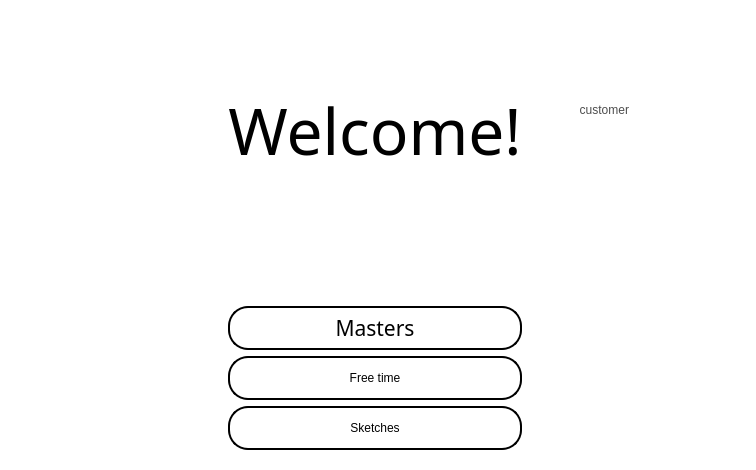
<?xml version="1.0" encoding="UTF-8"?>
<ui version="4.0">
 <class>HomeCustomer</class>
 <widget class="QWidget" name="HomeCustomer">
  <property name="geometry">
   <rect>
    <x>0</x>
    <y>0</y>
    <width>756</width>
    <height>470</height>
   </rect>
  </property>
  <property name="windowTitle">
   <string>Form</string>
  </property>
  <property name="styleSheet">
   <string notr="true">QTableView {
	font: 9pt &quot;Century Gothic&quot;;
    border: 3px solid black;
    border-radius: 10px;
    background-color: #f0f0f0;  /* Фон заокругленого віджета */
    selection-background-color: #a6a6a6;  /* Колір виділення */
}
/* Імена стовбців */
QHeaderView::section {
    background-color: #404040;  /* Колір фону */
    color: white;  /* Колір тексту */
    padding: 4px;
    border: 1px solid #303030;  /* Границі */
}

/* Номерація рядків */
QTableView QTableCornerButton::section {
    background-color: #404040;  /* Колір фону */
    color: white;  /* Колір тексту */
    border: 1px solid #303030;  /* Границі */
}


QTableView::item:hover {
    border: 2px solid #505050;  /* Колір границі при наведенні */
}

QTableView::item:selected {
    border: 2px solid #303030;  /* Колір границі при виділенні */
}QWidget
{
	background-color: rgb(255, 255, 255);
	color: rgb(0, 0, 0);
}
QPushButton
{
	font: 16pt &quot;Candara&quot;;
	background-color: rgb(255, 255, 255);
	color: rgb(0, 0, 0);
  border: 2px solid  rgb(0, 0, 0);
border-radius: 20px;
width: 50px;
  height: 40px;
}
QPushButton:hover {
               border: 4px solid  rgb(0, 0, 0);
border-radius: 20px;
            }
QPushButton:pressed {
 border: 2px solid  rgb(0, 0, 0);
border-radius: 20px;
            }</string>
  </property>
  <layout class="QGridLayout" name="gridLayout_2">
   <item row="0" column="0">
    <widget class="QStackedWidget" name="homeCusStckW">
     <property name="currentIndex">
      <number>0</number>
     </property>
     <widget class="QWidget" name="welcomePage">
      <layout class="QGridLayout" name="gridLayout">
       <item row="3" column="0">
        <spacer name="horizontalSpacer">
         <property name="orientation">
          <enum>Qt::Horizontal</enum>
         </property>
         <property name="sizeHint" stdset="0">
          <size>
           <width>40</width>
           <height>20</height>
          </size>
         </property>
        </spacer>
       </item>
       <item row="1" column="1">
        <widget class="QLabel" name="welcoeLb">
         <property name="font">
          <font>
           <family>Candara Light</family>
           <pointsize>48</pointsize>
          </font>
         </property>
         <property name="text">
          <string>Welcome!</string>
         </property>
         <property name="alignment">
          <set>Qt::AlignCenter</set>
         </property>
        </widget>
       </item>
       <item row="2" column="1" rowspan="2">
        <widget class="QLabel" name="pictureLb">
         <property name="text">
          <string/>
         </property>
         <property name="pixmap">
          <pixmap resource="picture.qrc">:/photo/moons.jpg</pixmap>
         </property>
         <property name="alignment">
          <set>Qt::AlignCenter</set>
         </property>
        </widget>
       </item>
       <item row="6" column="1">
        <widget class="QPushButton" name="sketchPb">
         <property name="text">
          <string>Sketches</string>
         </property>
        </widget>
       </item>
       <item row="5" column="1">
        <widget class="QPushButton" name="freePb">
         <property name="text">
          <string>Free time</string>
         </property>
         <property name="icon">
          <iconset resource="picture.qrc">
           <normaloff>:/photo/free.png</normaloff>:/photo/free.png</iconset>
         </property>
         <property name="iconSize">
          <size>
           <width>35</width>
           <height>35</height>
          </size>
         </property>
        </widget>
       </item>
       <item row="3" column="2">
        <spacer name="horizontalSpacer_2">
         <property name="orientation">
          <enum>Qt::Horizontal</enum>
         </property>
         <property name="sizeHint" stdset="0">
          <size>
           <width>40</width>
           <height>20</height>
          </size>
         </property>
        </spacer>
       </item>
       <item row="4" column="1">
        <widget class="QPushButton" name="mastersPb">
         <property name="font">
          <font>
           <family>Candara</family>
           <pointsize>16</pointsize>
           <italic>false</italic>
           <bold>false</bold>
          </font>
         </property>
         <property name="layoutDirection">
          <enum>Qt::LeftToRight</enum>
         </property>
         <property name="styleSheet">
          <string notr="true">QPushButton
{
	background-color: rgb(255, 255, 255);
	color: rgb(0, 0, 0);
  border: 2px solid  rgb(0, 0, 0);
border-radius: 20px;
width: 50px;
  height: 40px;
}
QPushButton:hover {
               border: 4px solid  rgb(0, 0, 0);
border-radius: 20px;
            }
QPushButton:pressed {
 border: 2px solid  rgb(0, 0, 0);
border-radius: 20px;
            }</string>
         </property>
         <property name="text">
          <string>Masters</string>
         </property>
         <property name="icon">
          <iconset resource="picture.qrc">
           <normaloff>:/photo/masters.jpg</normaloff>:/photo/masters.jpg</iconset>
         </property>
         <property name="iconSize">
          <size>
           <width>35</width>
           <height>35</height>
          </size>
         </property>
        </widget>
       </item>
       <item row="0" column="2" rowspan="2">
        <widget class="QStackedWidget" name="avatarStckW">
         <property name="currentIndex">
          <number>0</number>
         </property>
         <widget class="QWidget" name="avatar">
          <layout class="QGridLayout" name="gridLayout_7">
           <item row="0" column="0">
            <widget class="QLabel" name="usernameLb">
             <property name="styleSheet">
              <string notr="true">QLabel{font: 11pt &quot;Candara&quot;;}</string>
             </property>
             <property name="text">
              <string/>
             </property>
             <property name="alignment">
              <set>Qt::AlignRight|Qt::AlignTrailing|Qt::AlignVCenter</set>
             </property>
            </widget>
           </item>
           <item row="2" column="0" colspan="2">
            <widget class="QPushButton" name="changePb">
             <property name="styleSheet">
              <string notr="true">QPushButton
{font: 10pt &quot;Candara&quot;;

	background-color: rgb(255, 255, 255);
	color: rgb(255, 255, 255);
border: 2px solid  rgb(255, 255, 255);
width: 40px;
  height: 20px;
}
QPushButton:hover {
background-color: rgb(255, 255, 255);
               color: rgb(0, 0, 0);
            }
QPushButton:pressed {
background-color: rgb(255, 255, 255);
	color: rgb(111, 111, 111);
            }</string>
             </property>
             <property name="text">
              <string>change</string>
             </property>
            </widget>
           </item>
           <item row="0" column="1" rowspan="2">
            <widget class="QLabel" name="activeAvatarLb">
             <property name="text">
              <string/>
             </property>
             <property name="pixmap">
              <pixmap resource="picture.qrc">:/photo/avatarW.png</pixmap>
             </property>
             <property name="alignment">
              <set>Qt::AlignCenter</set>
             </property>
            </widget>
           </item>
           <item row="1" column="0">
            <widget class="QLabel" name="statusLb">
             <property name="styleSheet">
              <string notr="true">QLabel{color:rgb(76, 76, 76);
font: 8pt &quot;Candara&quot;;}
</string>
             </property>
             <property name="text">
              <string>customer</string>
             </property>
             <property name="alignment">
              <set>Qt::AlignRight|Qt::AlignTrailing|Qt::AlignVCenter</set>
             </property>
            </widget>
           </item>
          </layout>
         </widget>
         <widget class="QWidget" name="changeAvatarP">
          <layout class="QGridLayout" name="gridLayout_8">
           <item row="0" column="0">
            <widget class="QLabel" name="wAvatarLb">
             <property name="text">
              <string/>
             </property>
             <property name="pixmap">
              <pixmap resource="picture.qrc">:/photo/avatarW.png</pixmap>
             </property>
            </widget>
           </item>
           <item row="0" column="1">
            <widget class="QLabel" name="mAvatarlb">
             <property name="text">
              <string/>
             </property>
             <property name="pixmap">
              <pixmap resource="picture.qrc">:/photo/avatarM.png</pixmap>
             </property>
            </widget>
           </item>
           <item row="1" column="0">
            <widget class="QPushButton" name="changeWomenPb">
             <property name="styleSheet">
              <string notr="true">QPushButton
{font: 10pt &quot;Candara&quot;;

	background-color: rgb(255, 255, 255);
	color: rgb(190, 190, 195);
border: 2px solid  rgb(255, 255, 255);
width: 40px;
  height: 20px;
}
QPushButton:hover {
background-color: rgb(255, 255, 255);
               color: rgb(0, 0, 0);
            }
QPushButton:pressed {
background-color: rgb(255, 255, 255);
	color: rgb(111, 111, 111);
            }</string>
             </property>
             <property name="text">
              <string>change</string>
             </property>
            </widget>
           </item>
           <item row="1" column="1">
            <widget class="QPushButton" name="changeMenPb">
             <property name="styleSheet">
              <string notr="true">QPushButton
{font: 10pt &quot;Candara&quot;;

	background-color: rgb(255, 255, 255);
	color: rgb(190, 190, 195);
border: 2px solid  rgb(255, 255, 255);
width: 40px;
  height: 20px;
}
QPushButton:hover {
background-color: rgb(255, 255, 255);
               color: rgb(0, 0, 0);
            }
QPushButton:pressed {
background-color: rgb(255, 255, 255);
	color: rgb(111, 111, 111);
            }</string>
             </property>
             <property name="text">
              <string>change</string>
             </property>
            </widget>
           </item>
          </layout>
         </widget>
        </widget>
       </item>
      </layout>
     </widget>
     <widget class="QWidget" name="masterPage">
      <layout class="QGridLayout" name="gridLayout_3">
       <item row="0" column="0">
        <widget class="QTableView" name="masterTv"/>
       </item>
       <item row="1" column="0">
        <widget class="QPushButton" name="homePb">
         <property name="styleSheet">
          <string notr="true">QPushButton
{
 padding-left: 5px; 
	background-color: rgb(0, 0, 0);
	color: rgb(255, 255, 255);
  border: 2px solid  rgb(0, 0, 0);
border-radius: 20px;
width: 40px;
  height: 40px;
}
QPushButton:hover {
               border: 4px solid  rgb(0, 0, 0);
border-radius: 20px;
            }
QPushButton:pressed {
 border: 2px solid  rgb(255, 255, 255);
	background-color: rgb(255, 255, 255);
	color: rgb(0, 0, 0);
border-radius: 20px;
            }</string>
         </property>
         <property name="text">
          <string/>
         </property>
         <property name="icon">
          <iconset resource="picture.qrc">
           <normaloff>:/photo/homeicon.jpg</normaloff>:/photo/homeicon.jpg</iconset>
         </property>
         <property name="iconSize">
          <size>
           <width>35</width>
           <height>35</height>
          </size>
         </property>
        </widget>
       </item>
      </layout>
     </widget>
     <widget class="QWidget" name="timePage">
      <layout class="QGridLayout" name="gridLayout_6">
       <item row="0" column="0">
        <widget class="QTableView" name="timeTv"/>
       </item>
       <item row="1" column="0">
        <widget class="QPushButton" name="homeTPb">
         <property name="styleSheet">
          <string notr="true">QPushButton
{
 padding-left: 5px; 
	background-color: rgb(0, 0, 0);
	color: rgb(255, 255, 255);
  border: 2px solid  rgb(0, 0, 0);
border-radius: 20px;
width: 40px;
  height: 40px;
}
QPushButton:hover {
               border: 4px solid  rgb(0, 0, 0);
border-radius: 20px;
            }
QPushButton:pressed {
 border: 2px solid  rgb(255, 255, 255);
	background-color: rgb(255, 255, 255);
	color: rgb(0, 0, 0);
border-radius: 20px;
            }</string>
         </property>
         <property name="text">
          <string/>
         </property>
         <property name="icon">
          <iconset resource="picture.qrc">
           <normaloff>:/photo/homeicon.jpg</normaloff>:/photo/homeicon.jpg</iconset>
         </property>
         <property name="iconSize">
          <size>
           <width>35</width>
           <height>35</height>
          </size>
         </property>
        </widget>
       </item>
      </layout>
     </widget>
     <widget class="QWidget" name="page">
      <property name="styleSheet">
       <string notr="true">QWidget{
	background-color: rgb(255, 255, 255);
color:rgb(0, 0, 0);
	font: 14pt &quot;Candara&quot;;
}
QPushButton
{
 padding-left: 5px; 
	background-color: rgb(0, 0, 0);
	color: rgb(255, 255, 255);
  border: 2px solid  rgb(0, 0, 0);
border-radius: 20px;

}
QPushButton:hover {
               border: 4px solid  rgb(0, 0, 0);
border-radius: 20px;
            }
QPushButton:pressed {
 border: 2px solid  rgb(255, 255, 255);
	background-color: rgb(255, 255, 255);
	color: rgb(0, 0, 0);
border-radius: 20px;
            }</string>
      </property>
      <layout class="QGridLayout" name="gridLayout_4">
       <item row="0" column="0">
        <widget class="QPushButton" name="backPb">
         <property name="text">
          <string/>
         </property>
         <property name="icon">
          <iconset resource="picture.qrc">
           <normaloff>:/photo/back.jpg</normaloff>:/photo/back.jpg</iconset>
         </property>
         <property name="iconSize">
          <size>
           <width>35</width>
           <height>28</height>
          </size>
         </property>
        </widget>
       </item>
       <item row="0" column="1">
        <widget class="QStackedWidget" name="sketchStckW"/>
       </item>
       <item row="0" column="2">
        <widget class="QPushButton" name="nextPb">
         <property name="text">
          <string/>
         </property>
         <property name="icon">
          <iconset resource="picture.qrc">
           <normaloff>:/photo/next.jpg</normaloff>:/photo/next.jpg</iconset>
         </property>
         <property name="iconSize">
          <size>
           <width>35</width>
           <height>28</height>
          </size>
         </property>
        </widget>
       </item>
       <item row="3" column="0" colspan="3">
        <widget class="QPushButton" name="selectPb">
         <property name="text">
          <string>PushButton</string>
         </property>
        </widget>
       </item>
       <item row="4" column="0">
        <widget class="QPushButton" name="homeSPb">
         <property name="styleSheet">
          <string notr="true">QPushButton
{
 padding-left: 5px; 
	background-color: rgb(0, 0, 0);
	color: rgb(255, 255, 255);
  border: 2px solid  rgb(0, 0, 0);
border-radius: 20px;
width: 40px;
  height: 40px;
}
QPushButton:hover {
               border: 4px solid  rgb(0, 0, 0);
border-radius: 20px;
            }
QPushButton:pressed {
 border: 2px solid  rgb(255, 255, 255);
	background-color: rgb(255, 255, 255);
	color: rgb(0, 0, 0);
border-radius: 20px;
            }</string>
         </property>
         <property name="text">
          <string/>
         </property>
         <property name="icon">
          <iconset resource="picture.qrc">
           <normaloff>:/photo/homeicon.jpg</normaloff>:/photo/homeicon.jpg</iconset>
         </property>
         <property name="iconSize">
          <size>
           <width>35</width>
           <height>35</height>
          </size>
         </property>
        </widget>
       </item>
      </layout>
     </widget>
    </widget>
   </item>
  </layout>
 </widget>
 <resources>
  <include location="picture.qrc"/>
 </resources>
 <connections/>
</ui>
